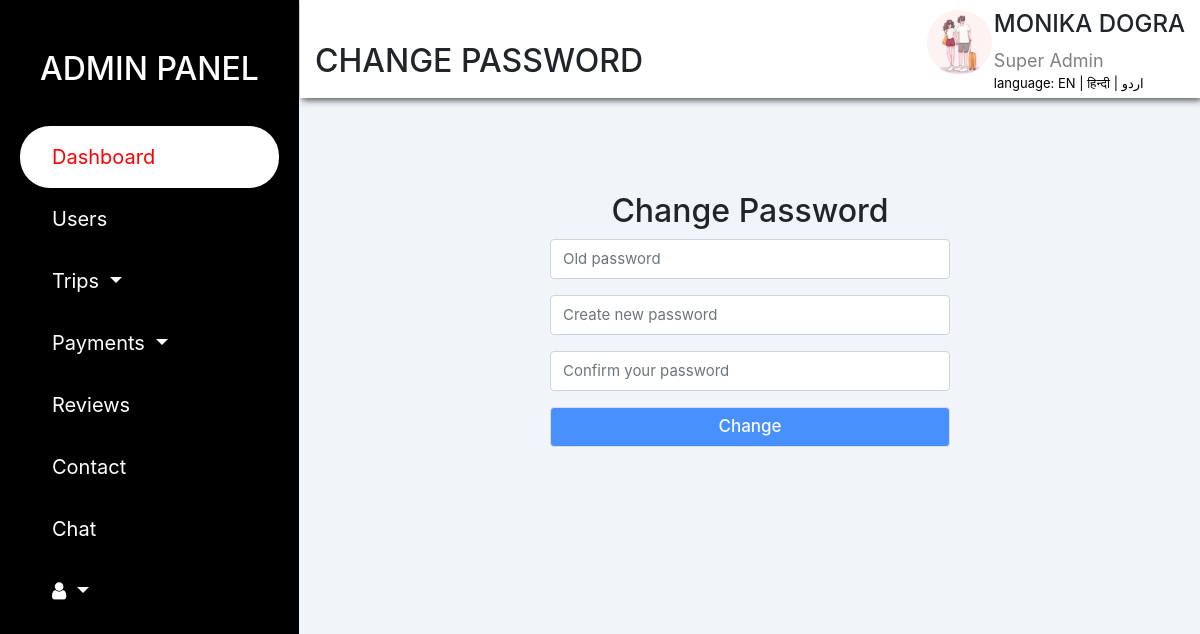
/weekend/explore/new-pswd.php (signed in), run on the app's committed database.
### tables this page shows
CREATE TABLE `user_tbl` (
  `u_id` smallint(8) UNSIGNED NOT NULL,
  `f_name` varchar(20) DEFAULT NULL,
  `l_name` varchar(20) DEFAULT NULL,
  `email` varchar(40) NOT NULL,
  `pswd` varchar(40) DEFAULT NULL,
  `status` tinyint(1) NOT NULL DEFAULT 0,
  `gender` char(6) NOT NULL DEFAULT 'Gender',
  `phone_no` char(10) NOT NULL,
  `alt_phone_no` char(10) NOT NULL,
  `zipcode` char(6) NOT NULL,
  `city` varchar(80) NOT NULL,
  `state` varchar(30) NOT NULL,
  `profile_pic` varchar(50) NOT NULL DEFAULT 'default.svg',
  `online` tinyint(1) NOT NULL DEFAULT 0,
  `reg_date` date NOT NULL DEFAULT current_timestamp()
);

### weekend/explore/new.php (called while the page is built, shortened)
<?php
 if (isset($_GET['lang'])) {
     $set_lang=$_GET['lang'];
  }else{
    $set_lang='en';
  }
  $lang=array();
if ($set_lang=='en') {
   $lang['lang']='Language';
  $lang['admin']='ADMIN PANEL';
  $lang['dash']='DASHBOARD';
  $lang['user']='USERS';
  $lang['trip']='Trips';
  $lang['pays']='Payments';
  $lang['s_dash']='Dashboard';
  $lang['rev']='Reviews';
  $lang['cont']='Contact';
  $lang['cht']='Chat';
  $lang['s_dash']='Dashboard';
  $lang['tang']='Users';
  $lang['trips']='Trips';
  $lang['confirm']='Confirmed trips';
  $lang['name']='MONIKA DOGRA';
  $lang['super']='Super Admin';
  $lang['traf']='Traffic';
  $lang['recent']='NEW TRIPS';
  $lang['t_title']='Trips Title';
  $lang['dat']='Date';
  $lang['status']='Status';
  $lang['see']='See All';
  $lang['new']='NEW USERS';
  $lang['mem']='Members';
  $lang['nam']='Name';
  $lang['acc_v']='Date';
  $lang['det']='Details';
  $lang['int']='Interest';
  $lang ['users_d']='USERS DETAILS';
  $lang ['email']='Email';
  $lang ['gen']='Gender';
  $lang ['phone']='Phone no.';
  $lang ['alt']='Alt P_no.';
  $lang ['add']='Address';
  $lang ['zip']='Zipcode';
  $lang ['verf']='Verification';
  $lang ['del']='delete';
  $lang['trans']='TRANSACTIONS';
   $lang ['trans_d']='TRANSACTION DETAILS';
   $lang['trip_n']='Trip name';
   $lang['fee']='Fee';
   $lang['p_memb']='Paid member';
   $lang['opera']='Operation';
   $lang['see_m']='see more';
   $lang['trip_d']='TRIPS DETAILS';
   $lang ['sch']='SCHEDULE';
   $lang ['vid']='VIDEO';
   $lang ['detl']='DETAILS';
   $lang ['vaish']='VAISHNO DEVI';
   $lang ['pick']='Pickup Address';
   $lang ['arr_t']='Arrival Time';
   $lang ['fr']='From';
   $lang ['to']='To';
   $lang ['dest']='Destination';
   $lang ['fe_per']='Fee/Person';
   $lang ['stay']='Stay';
   $lang ['pos']='Post on';
   $lang ['note']='Note';
   $lang ['up']='UPDATE';
}

### weekend/explore/php/code.php (called while the page is built, shortened)
<?php
abstract class clsConnection
{
    public function __construct()
    {
        $dbHost="localhost";
        $dbName="explore";
        $dbUser="root";
        $dbPassword="";
        try
        {
            $this->dbConn= new PDO("mysql:host=$dbHost;dbname=$dbName",$dbUser,$dbPassword);
        }
        catch(PDOException $e)
        {
            Echo "Connection failed" . $e->getMessage();
        }
    }
}
class clsUser extends clsConnection implements I_User
{
    public function GetUserDetail($u_id){
        try{
             $sql="SELECT * FROM user_tbl where u_id=:u_id";
             $stmt=$this->dbConn->prepare($sql);
             $stmt->bindParam(':u_id',$u_id);
             $stmt->execute();
             $result=$stmt->fetchAll();
           return $result;
        }
        catch (PDOException $e){
            echo "User Details Error:".$e->getMessage();
        }
    }
}
?>

### weekend/explore/new-pswd.php (the view, shortened to what this page needs)
<?php session_start();
     require_once('php/code.php');
    include'new.php';
    $u_id= $_SESSION['u_id'];
     $Obj=new clsUser();
     $fun=$Obj->GetUserDetail($u_id);
     $profile_pic="";
     foreach ($fun as $arr) {
        $a_name=$arr['f_name']." ".$arr['l_name'];
        $profile_pic=$arr['profile_pic'];
     }
?>
<!DOCTYPE html>
<html>
<head>
  <?php include'links/links.php'; ?>
    <link rel="stylesheet" href="css/new-pswd.css">
</head>
<body>
     <div class="container-fluid">
      <div class="row">
          <?php include'title_bar.php'; ?>
           <div class="col-md-9 col-sm-12">
               <div class="row dash_content">
                  <div class="col-12 header">
                    <div>
                   <h3> <i class="fa fa-bars" id="fa-bars" onclick="show();"></i></h3><h2><?php echo $lang['chng_pswd'];?></h2></div>
                    <div class="profile">
                      <div class="img">
                        <img src="../login/photo/<?php echo $profile_pic; ?>">
                      </div>
                      <h4><?php echo  $a_name;?></h4>
                      <span><?php echo $lang['super'];?></span>
                          <div class="multi_lang" >
                           <?php echo $lang['lang']; ?>: <a href="new-pswd.php?lang=en">EN | </a><a href="new-pswd.php?lang=hi">हिन्दी</a><a href="new-pswd.php?lang=ur"> | اردو</a>
                        </div>
                    </div>
                  </div>
          <div class="col-lg-12 form">
                  <div class="form-div">
                  <form action="" method="POST" autocomplete="off">
                    <h2 class="text-center"><?php echo $lang['chnge_pswd'];?></h2>
                      <div class="form-group">
                        <input class="form-control" type="text" name="old-password" placeholder="Old password" autocomplete="off" required>
                    </div>
                    <div class="form-group">
                        <input class="form-control" type="password" name="password" placeholder="Create new password" autocomplete="off" required>
                    </div>
                    <div class="form-group">
                        <input class="form-control" type="password" name="cpassword" placeholder="Confirm your password" required>
                    </div>
                    <div class="form-group">
                        <input class="form-control button" type="submit" name="change-password" value="Change">
                    </div>
                </form>
                </div>
              </div>
               </div>
           </div>
        </div>
     </div>
</body>
</html>

### weekend/explore/css/new-pswd.css (style rules this page uses)
body { background: #f1f5f9; }
.header { background:#fff; display: flex; justify-content: space-between; box-shadow: 2px 2px 7px rgba(0,0,0,0.7); }
.dash_content { padding-bottom: 0px; }
.profile .img { position: absolute; right: 13rem; top: 10px; width: 65px; }
.profile img { width: 100%; border-radius: 35px; }
.profile h4 { padding-top: 10px; text-transform: uppercase; }
.profile span { color: grey; font-size: 18px; }
.multi_lang { color: black; font-size: 13px; padding-bottom: 5px; }
.multi_lang a { color: black; }
.form-div { display: flex; justify-content: center; padding: 4rem 0rem; }
.container-fluid .form { padding: 30px 0px; border-radius: 5px; }
.container-fluid .form form .form-control { height: 40px; width: 400px; font-size: 15px; }
.container-fluid .form form .button { background: #0066FF; opacity: .7; color: #fff; font-size: 17px; font-weight: 500; transition: all 0.3s ease; }

### data on the page
user_tbl: profile_pic (picture), a_name "MONIKA DOGRA"

### other printed values
$lang['admin'] "ADMIN PANEL"
$lang['s_dash'] "Dashboard"
$lang['tang'] "Users"
$lang['trip'] "Trips"
$lang['pays'] "Payments"
$lang['rev'] "Reviews"
$lang['cont'] "Contact"
$lang['cht'] "Chat"
$lang['chng_pswd'] "CHANGE PASSWORD"
$lang['super'] "Super Admin"
$lang['lang'] "language"
$lang['chnge_pswd'] "Change Password"
